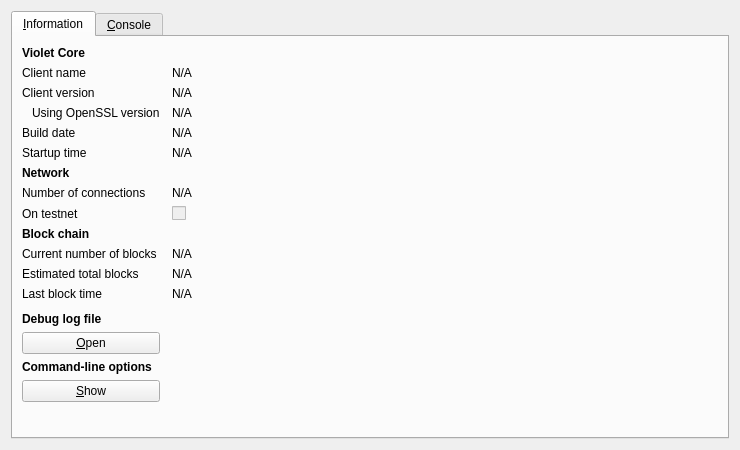
<?xml version="1.0" encoding="UTF-8"?>
<ui version="4.0">
 <class>RPCConsole</class>
 <widget class="QDialog" name="RPCConsole">
  <property name="geometry">
   <rect>
    <x>0</x>
    <y>0</y>
    <width>740</width>
    <height>450</height>
   </rect>
  </property>
  <property name="windowTitle">
   <string>Violet - Debug window</string>
  </property>
  <layout class="QVBoxLayout" name="verticalLayout_2">
   <item>
    <widget class="QTabWidget" name="tabWidget">
     <property name="currentIndex">
      <number>0</number>
     </property>
     <widget class="QWidget" name="tab_info">
      <attribute name="title">
       <string>&amp;Information</string>
      </attribute>
      <layout class="QGridLayout" name="gridLayout" columnstretch="0,1">
       <property name="horizontalSpacing">
        <number>12</number>
       </property>
       <item row="0" column="0">
        <widget class="QLabel" name="label_9">
         <property name="font">
          <font>
           <weight>75</weight>
           <bold>true</bold>
          </font>
         </property>
         <property name="text">
          <string>Violet Core</string>
         </property>
        </widget>
       </item>
       <item row="1" column="0">
        <widget class="QLabel" name="label_5">
         <property name="text">
          <string>Client name</string>
         </property>
        </widget>
       </item>
       <item row="1" column="1">
        <widget class="QLabel" name="clientName">
         <property name="cursor">
          <cursorShape>IBeamCursor</cursorShape>
         </property>
         <property name="text">
          <string>N/A</string>
         </property>
         <property name="textFormat">
          <enum>Qt::PlainText</enum>
         </property>
         <property name="textInteractionFlags">
          <set>Qt::LinksAccessibleByMouse|Qt::TextSelectableByKeyboard|Qt::TextSelectableByMouse</set>
         </property>
        </widget>
       </item>
       <item row="2" column="0">
        <widget class="QLabel" name="label_6">
         <property name="text">
          <string>Client version</string>
         </property>
        </widget>
       </item>
       <item row="2" column="1">
        <widget class="QLabel" name="clientVersion">
         <property name="cursor">
          <cursorShape>IBeamCursor</cursorShape>
         </property>
         <property name="text">
          <string>N/A</string>
         </property>
         <property name="textFormat">
          <enum>Qt::PlainText</enum>
         </property>
         <property name="textInteractionFlags">
          <set>Qt::LinksAccessibleByMouse|Qt::TextSelectableByKeyboard|Qt::TextSelectableByMouse</set>
         </property>
        </widget>
       </item>
       <item row="3" column="0">
        <widget class="QLabel" name="label_14">
         <property name="text">
          <string>Using OpenSSL version</string>
         </property>
         <property name="indent">
          <number>10</number>
         </property>
        </widget>
       </item>
       <item row="3" column="1">
        <widget class="QLabel" name="openSSLVersion">
         <property name="cursor">
          <cursorShape>IBeamCursor</cursorShape>
         </property>
         <property name="text">
          <string>N/A</string>
         </property>
         <property name="textFormat">
          <enum>Qt::PlainText</enum>
         </property>
         <property name="textInteractionFlags">
          <set>Qt::LinksAccessibleByMouse|Qt::TextSelectableByKeyboard|Qt::TextSelectableByMouse</set>
         </property>
        </widget>
       </item>
       <item row="4" column="0">
        <widget class="QLabel" name="label_12">
         <property name="text">
          <string>Build date</string>
         </property>
        </widget>
       </item>
       <item row="4" column="1">
        <widget class="QLabel" name="buildDate">
         <property name="cursor">
          <cursorShape>IBeamCursor</cursorShape>
         </property>
         <property name="text">
          <string>N/A</string>
         </property>
         <property name="textFormat">
          <enum>Qt::PlainText</enum>
         </property>
         <property name="textInteractionFlags">
          <set>Qt::LinksAccessibleByMouse|Qt::TextSelectableByKeyboard|Qt::TextSelectableByMouse</set>
         </property>
        </widget>
       </item>
       <item row="5" column="0">
        <widget class="QLabel" name="label_13">
         <property name="text">
          <string>Startup time</string>
         </property>
        </widget>
       </item>
       <item row="5" column="1">
        <widget class="QLabel" name="startupTime">
         <property name="cursor">
          <cursorShape>IBeamCursor</cursorShape>
         </property>
         <property name="text">
          <string>N/A</string>
         </property>
         <property name="textFormat">
          <enum>Qt::PlainText</enum>
         </property>
         <property name="textInteractionFlags">
          <set>Qt::LinksAccessibleByMouse|Qt::TextSelectableByKeyboard|Qt::TextSelectableByMouse</set>
         </property>
        </widget>
       </item>
       <item row="6" column="0">
        <widget class="QLabel" name="label_11">
         <property name="font">
          <font>
           <weight>75</weight>
           <bold>true</bold>
          </font>
         </property>
         <property name="text">
          <string>Network</string>
         </property>
        </widget>
       </item>
       <item row="7" column="0">
        <widget class="QLabel" name="label_7">
         <property name="text">
          <string>Number of connections</string>
         </property>
        </widget>
       </item>
       <item row="7" column="1">
        <widget class="QLabel" name="numberOfConnections">
         <property name="cursor">
          <cursorShape>IBeamCursor</cursorShape>
         </property>
         <property name="text">
          <string>N/A</string>
         </property>
         <property name="textFormat">
          <enum>Qt::PlainText</enum>
         </property>
         <property name="textInteractionFlags">
          <set>Qt::LinksAccessibleByMouse|Qt::TextSelectableByKeyboard|Qt::TextSelectableByMouse</set>
         </property>
        </widget>
       </item>
       <item row="8" column="0">
        <widget class="QLabel" name="label_8">
         <property name="text">
          <string>On testnet</string>
         </property>
        </widget>
       </item>
       <item row="8" column="1">
        <widget class="QCheckBox" name="isTestNet">
         <property name="enabled">
          <bool>false</bool>
         </property>
         <property name="text">
          <string/>
         </property>
        </widget>
       </item>
       <item row="9" column="0">
        <widget class="QLabel" name="label_10">
         <property name="font">
          <font>
           <weight>75</weight>
           <bold>true</bold>
          </font>
         </property>
         <property name="text">
          <string>Block chain</string>
         </property>
        </widget>
       </item>
       <item row="10" column="0">
        <widget class="QLabel" name="label_3">
         <property name="text">
          <string>Current number of blocks</string>
         </property>
        </widget>
       </item>
       <item row="10" column="1">
        <widget class="QLabel" name="numberOfBlocks">
         <property name="cursor">
          <cursorShape>IBeamCursor</cursorShape>
         </property>
         <property name="text">
          <string>N/A</string>
         </property>
         <property name="textFormat">
          <enum>Qt::PlainText</enum>
         </property>
         <property name="textInteractionFlags">
          <set>Qt::LinksAccessibleByMouse|Qt::TextSelectableByKeyboard|Qt::TextSelectableByMouse</set>
         </property>
        </widget>
       </item>
       <item row="11" column="0">
        <widget class="QLabel" name="label_4">
         <property name="text">
          <string>Estimated total blocks</string>
         </property>
        </widget>
       </item>
       <item row="11" column="1">
        <widget class="QLabel" name="totalBlocks">
         <property name="cursor">
          <cursorShape>IBeamCursor</cursorShape>
         </property>
         <property name="text">
          <string>N/A</string>
         </property>
         <property name="textFormat">
          <enum>Qt::PlainText</enum>
         </property>
         <property name="textInteractionFlags">
          <set>Qt::LinksAccessibleByMouse|Qt::TextSelectableByKeyboard|Qt::TextSelectableByMouse</set>
         </property>
        </widget>
       </item>
       <item row="12" column="0">
        <widget class="QLabel" name="label_2">
         <property name="text">
          <string>Last block time</string>
         </property>
        </widget>
       </item>
       <item row="12" column="1">
        <widget class="QLabel" name="lastBlockTime">
         <property name="cursor">
          <cursorShape>IBeamCursor</cursorShape>
         </property>
         <property name="text">
          <string>N/A</string>
         </property>
         <property name="textFormat">
          <enum>Qt::PlainText</enum>
         </property>
         <property name="textInteractionFlags">
          <set>Qt::LinksAccessibleByMouse|Qt::TextSelectableByKeyboard|Qt::TextSelectableByMouse</set>
         </property>
        </widget>
       </item>
       <item row="13" column="0">
        <spacer name="verticalSpacer_2">
         <property name="orientation">
          <enum>Qt::Vertical</enum>
         </property>
         <property name="sizeHint" stdset="0">
          <size>
           <width>20</width>
           <height>20</height>
          </size>
         </property>
        </spacer>
       </item>
       <item row="14" column="0">
        <widget class="QLabel" name="labelDebugLogfile">
         <property name="font">
          <font>
           <weight>75</weight>
           <bold>true</bold>
          </font>
         </property>
         <property name="text">
          <string>Debug log file</string>
         </property>
        </widget>
       </item>
       <item row="15" column="0">
        <widget class="QPushButton" name="openDebugLogfileButton">
         <property name="toolTip">
          <string>Open the Violet debug log file from the current data directory. This can take a few seconds for large log files.</string>
         </property>
         <property name="text">
          <string>&amp;Open</string>
         </property>
         <property name="autoDefault">
          <bool>false</bool>
         </property>
        </widget>
       </item>
       <item row="16" column="0">
        <widget class="QLabel" name="labelCLOptions">
         <property name="font">
          <font>
           <weight>75</weight>
           <bold>true</bold>
          </font>
         </property>
         <property name="text">
          <string>Command-line options</string>
         </property>
        </widget>
       </item>
       <item row="17" column="0">
        <widget class="QPushButton" name="showCLOptionsButton">
         <property name="toolTip">
          <string>Show the Violet-Qt help message to get a list with possible Violet command-line options.</string>
         </property>
         <property name="text">
          <string>&amp;Show</string>
         </property>
         <property name="autoDefault">
          <bool>false</bool>
         </property>
        </widget>
       </item>
       <item row="18" column="0">
        <spacer name="verticalSpacer">
         <property name="orientation">
          <enum>Qt::Vertical</enum>
         </property>
         <property name="sizeHint" stdset="0">
          <size>
           <width>20</width>
           <height>40</height>
          </size>
         </property>
        </spacer>
       </item>
      </layout>
     </widget>
     <widget class="QWidget" name="tab_console">
      <attribute name="title">
       <string>&amp;Console</string>
      </attribute>
      <layout class="QVBoxLayout" name="verticalLayout_3">
       <property name="spacing">
        <number>3</number>
       </property>
       <item>
        <widget class="QTextEdit" name="messagesWidget">
         <property name="minimumSize">
          <size>
           <width>0</width>
           <height>100</height>
          </size>
         </property>
         <property name="readOnly">
          <bool>true</bool>
         </property>
         <property name="tabKeyNavigation" stdset="0">
          <bool>false</bool>
         </property>
         <property name="columnCount" stdset="0">
          <number>2</number>
         </property>
        </widget>
       </item>
       <item>
        <layout class="QHBoxLayout" name="horizontalLayout">
         <property name="spacing">
          <number>3</number>
         </property>
         <item>
          <widget class="QLabel" name="label">
           <property name="text">
            <string notr="true">&gt;</string>
           </property>
          </widget>
         </item>
         <item>
          <widget class="QLineEdit" name="lineEdit"/>
         </item>
         <item>
          <widget class="QPushButton" name="clearButton">
           <property name="maximumSize">
            <size>
             <width>24</width>
             <height>24</height>
            </size>
           </property>
           <property name="toolTip">
            <string>Clear console</string>
           </property>
           <property name="text">
            <string/>
           </property>
           <property name="icon">
            <iconset resource="../bitcoin.qrc">
             <normaloff>:/icons/remove</normaloff>:/icons/remove</iconset>
           </property>
           <property name="shortcut">
            <string notr="true">Ctrl+L</string>
           </property>
           <property name="autoDefault">
            <bool>false</bool>
           </property>
          </widget>
         </item>
        </layout>
       </item>
      </layout>
     </widget>
    </widget>
   </item>
  </layout>
 </widget>
 <resources>
  <include location="../bitcoin.qrc"/>
 </resources>
 <connections/>
</ui>
